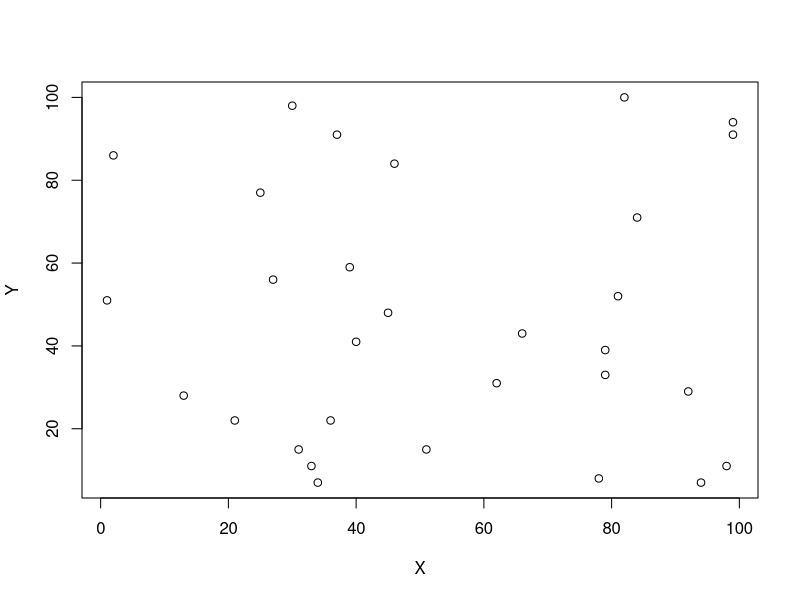
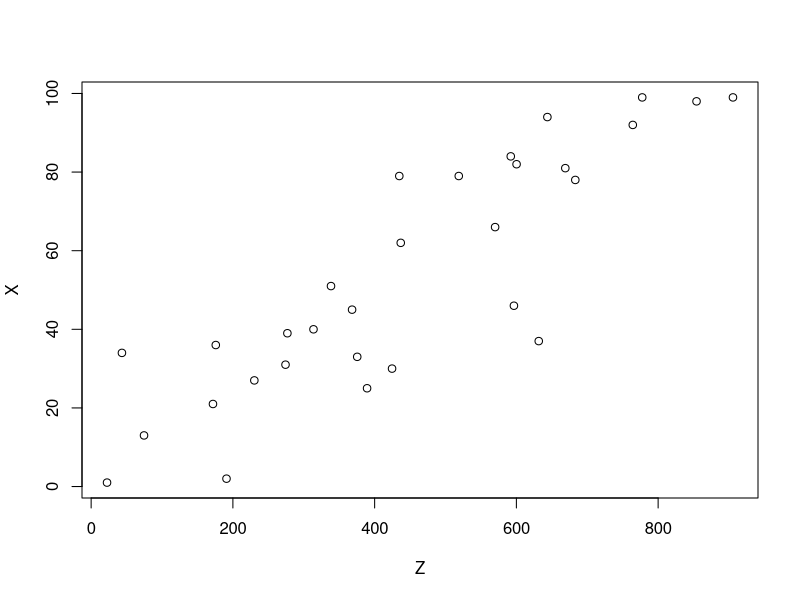
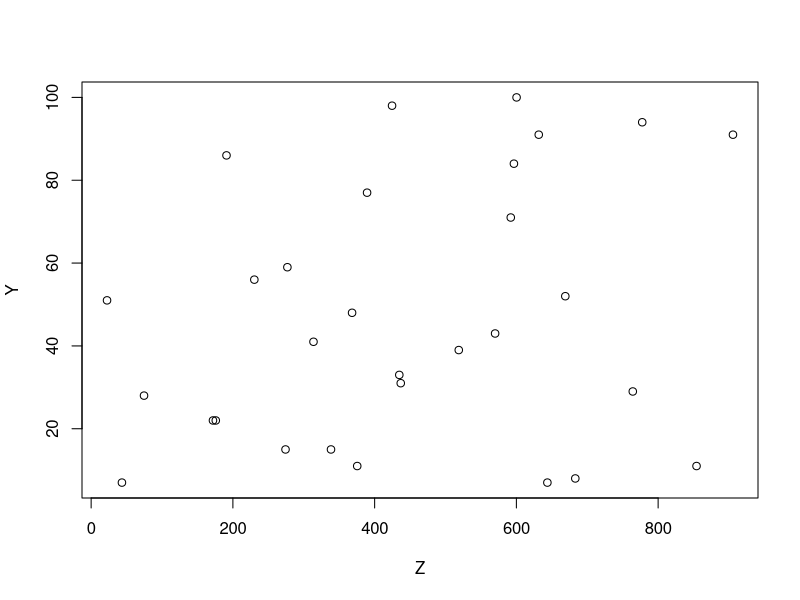

These figures' R source, in order:
x=1:100
X=sample(x,30,replace=T)
Y=sample(x,30,replace=T)
Z=7*X+2*Y+3+rnorm(30,0,100)

plot(X,Y)
plot(Z,X)
plot(Z,Y)

regZX=lm(Z~X)
print(regZX)
regZY=lm(Z~Y)
print(regZY)
regZXY=lm(Z~X+Y)
print(regZXY)

print(anova(regZX))
print(anova(regZY))
print(anova(regZXY))

D=cbind(X,Y,replicate(30,1))

beta=solve(t(D)%*%D)%*%(t(D)%*%Z)
betaX=beta[1]
betaY=beta[2]
betaResidual=beta[3]
cat("Z*=",betaX,"* X +",betaY,"* Y +", betaResidual, "\n")

Zstar=predict(regZXY)
print(Zstar)

print(confint(regZXY,level = 0.05))